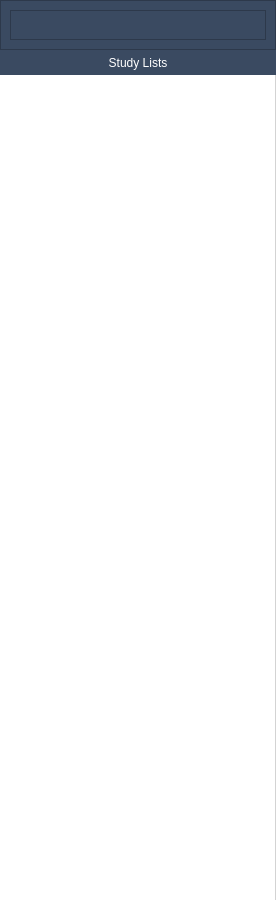
               <widget class="QFrame" name="study_lists_page_left">
                <property name="minimumSize">
                 <size>
                  <width>0</width>
                  <height>900</height>
                 </size>
                </property>
                <property name="maximumSize">
                 <size>
                  <width>500</width>
                  <height>16777215</height>
                 </size>
                </property>
                <property name="styleSheet">
                 <string notr="true"/>
                </property>
                <property name="frameShape">
                 <enum>QFrame::NoFrame</enum>
                </property>
                <property name="frameShadow">
                 <enum>QFrame::Raised</enum>
                </property>
                <layout class="QVBoxLayout" name="verticalLayout_38">
                 <property name="spacing">
                  <number>0</number>
                 </property>
                 <property name="leftMargin">
                  <number>0</number>
                 </property>
                 <property name="topMargin">
                  <number>0</number>
                 </property>
                 <property name="rightMargin">
                  <number>0</number>
                 </property>
                 <property name="bottomMargin">
                  <number>0</number>
                 </property>
                 <item>
                  <widget class="QFrame" name="search_bar_2">
                   <property name="minimumSize">
                    <size>
                     <width>0</width>
                     <height>50</height>
                    </size>
                   </property>
                   <property name="maximumSize">
                    <size>
                     <width>16777215</width>
                     <height>50</height>
                    </size>
                   </property>
                   <property name="styleSheet">
                    <string notr="true">background-color: rgb(58, 74, 97);</string>
                   </property>
                   <property name="frameShape">
                    <enum>QFrame::StyledPanel</enum>
                   </property>
                   <property name="frameShadow">
                    <enum>QFrame::Raised</enum>
                   </property>
                   <layout class="QVBoxLayout" name="verticalLayout_59">
                    <item>
                     <widget class="QPlainTextEdit" name="plainTextEdit_2"/>
                    </item>
                   </layout>
                  </widget>
                 </item>
                 <item>
                  <widget class="QFrame" name="column_names_2">
                   <property name="minimumSize">
                    <size>
                     <width>0</width>
                     <height>25</height>
                    </size>
                   </property>
                   <property name="maximumSize">
                    <size>
                     <width>16777215</width>
                     <height>25</height>
                    </size>
                   </property>
                   <property name="styleSheet">
                    <string notr="true">background-color: rgb(58, 74, 97);</string>
                   </property>
                   <property name="frameShape">
                    <enum>QFrame::NoFrame</enum>
                   </property>
                   <property name="frameShadow">
                    <enum>QFrame::Raised</enum>
                   </property>
                   <layout class="QHBoxLayout" name="horizontalLayout_18">
                    <property name="spacing">
                     <number>0</number>
                    </property>
                    <property name="leftMargin">
                     <number>0</number>
                    </property>
                    <property name="topMargin">
                     <number>0</number>
                    </property>
                    <property name="rightMargin">
                     <number>0</number>
                    </property>
                    <property name="bottomMargin">
                     <number>0</number>
                    </property>
                    <item>
                     <widget class="QLabel" name="label_29">
                      <property name="styleSheet">
                       <string notr="true">color: white</string>
                      </property>
                      <property name="text">
                       <string>Study Lists</string>
                      </property>
                      <property name="alignment">
                       <set>Qt::AlignCenter</set>
                      </property>
                     </widget>
                    </item>
                   </layout>
                  </widget>
                 </item>
                 <item>
                  <widget class="QListWidget" name="study_lists_listwidget">
                   <property name="styleSheet">
                    <string notr="true">QListWidget{
border: solid lightgray;
border-width: 0px 1px 0px 0px;
}</string>
                   </property>
                   <property name="frameShape">
                    <enum>QFrame::NoFrame</enum>
                   </property>
                  </widget>
                 </item>
                </layout>
               </widget>
